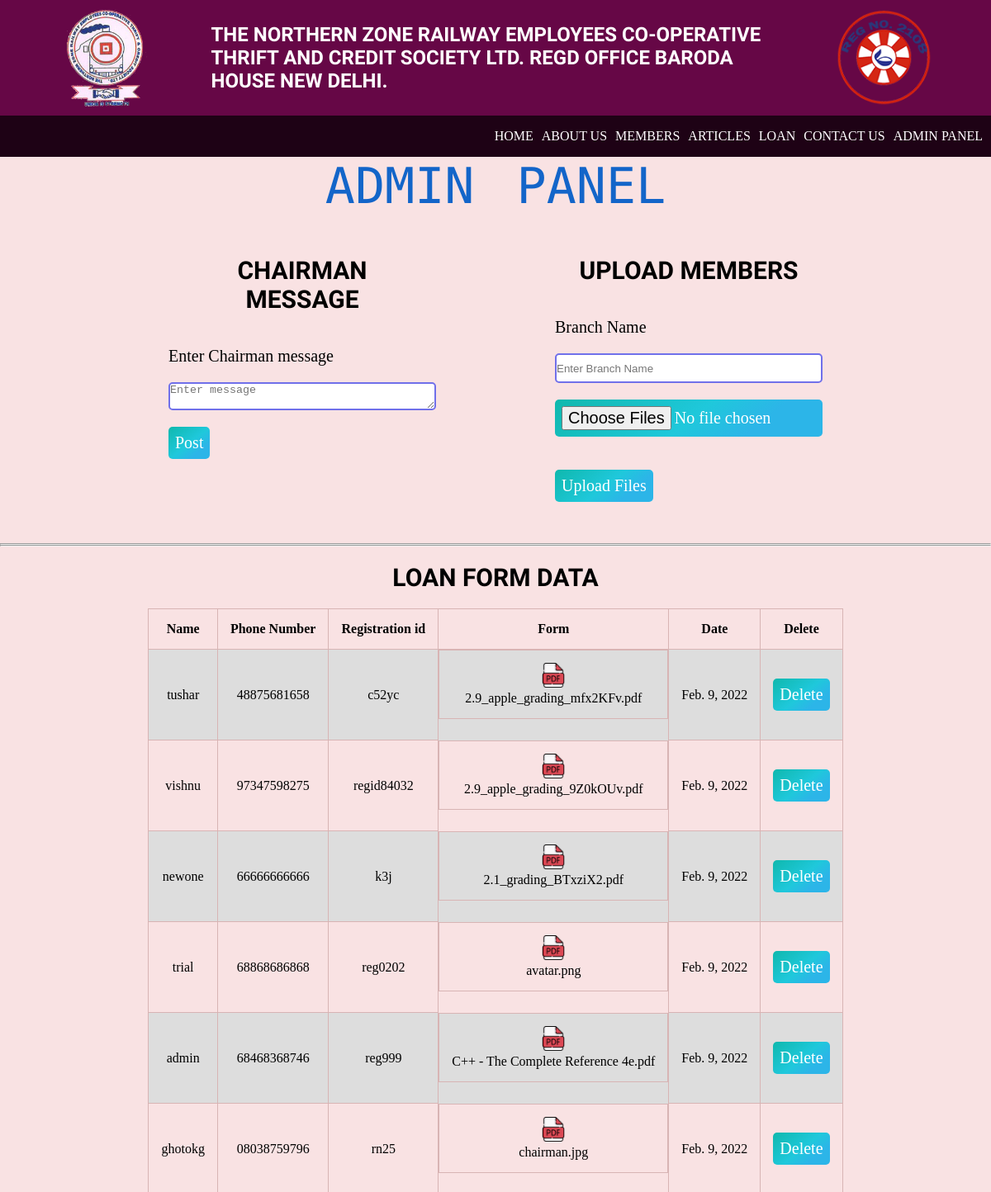
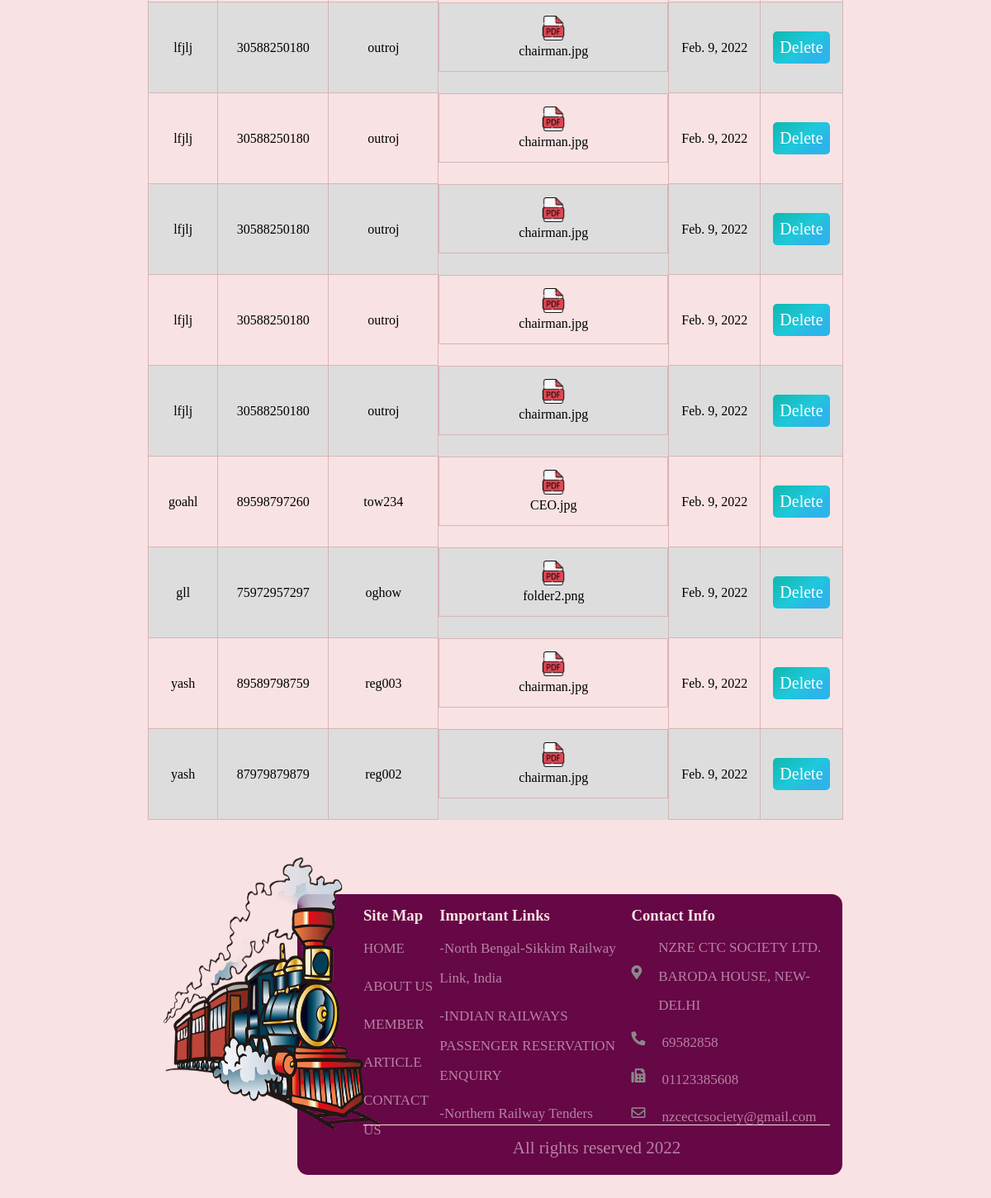
Page /adminpanel on the committed database (2 pictures, top to bottom).
### mysite/models.py (models this page shows, shortened)
class Loanform(models.Model):
    name = models.CharField(max_length=100, blank=False)
    phno = models.CharField(
        validators=[validators.MinLengthValidator(10)], max_length=11, blank=False)
    regno = models.CharField(max_length=25, blank=False)
    userform = models.FileField(upload_to="", blank=False)
    date = models.DateField(default=datetime.datetime.today)

### mysite/views.py (the view, shortened to what this page needs)
# urls.py: path('adminpanel', views.adminpanel, name='adminpanel'),
def adminpanel(request):
    userforms = Loanform.objects.all().order_by('-id')
    context = {"userforms": userforms}
    return render(request, 'admin.html', context)

### mysite/templates/admin.html (shortened to what this page needs)
{% extends 'base.html' %} {% block body %} {% load static %}
<h1>Admin Panel</h1>
<div class="chairman message">
  <div class="container">
    <div class="row post-upload">
      <div class="post-chairman">
        <h2>chairman message</h2>
        <form action="" method="">
          <div class="cminput">
            <label for="">Enter Chairman message</label>
            <textarea name="message" id="textcmmessage" cols="30" rows="2" placeholder="Enter message"></textarea>
          </div>
          <button onclick="cmMessage()">Post</button>
        </form>
      </div>
      <div class="upload-members">
        <h2>Upload members</h2>
        <form action="" method="POST" enctype="multipart/form-data">
          <div class="memberinput">
            <label for="bname">Branch Name</label>
            <input type="text" name="bname" id="" placeholder="Enter Branch Name" required />
            <input type="file" name="bfile" id="" multiple />
          </div>
          <button type="submit">Upload Files</button>
        </form>
      </div>
    </div>
  </div>
</div>
<hr>
<hr>
<div class="container">
  <h2>Loan Form Data</h2>
  <div class="userformdiv">
    <div class="userform-table">
      <table class="tableuser">
        <tr>
          <th>Name</th>
          <th>Phone Number</th>
          <th>Registration id</th>
          <th>Form</th>
          <th>Date</th>
          <th>Delete</th>
        </tr>
        {% for userform in userforms %}
        <tr>
          <td>{{userform.name}}</td>
          <td>{{userform.phno}}</td>
          <td>{{userform.regno}}</td>
          <td class="tablecol">
            <a href="/media/{{userform.userform}}" target="_blank"><img src="{% static 'assets/pdflogo2.png' %}"
                alt="" /></a>{{userform.userform}}
          </td>
          <td>{{userform.date}}</td>
          <td>
            <form action="{% url 'deleteform' userform.id %}" method="POST">
              <button type="submit">Delete</button>
            </form>
          </td>
        </tr>
        {% endfor %}
      </table>
    </div>
  </div>
</div>
{% endblock body %}

### mysite/templates/base.html (shortened to what this page needs)
{%load static%}
<!DOCTYPE html>
<html lang="en">
<head>
    <link rel="stylesheet" href="{% static 'style/style.css' %}">
    <link rel="stylesheet" href="https://pro.fontawesome.com/releases/v5.10.0/css/all.css"
 />
</head>
<body style=" background: rgb(249, 226, 227);">
    <div class=" navbannerbg">
        <div class="navbanneroverlayy">
            <div class="branding">
                <img src="{%static 'assets/logo1.png'%}" alt="">
                <div class="name">
                    <h2>The northern zone railway employees co-operative thrift and credit society ltd. regd office
                        baroda
                        house
                        new delhi. </h2>
                </div>
                <img src="{%static 'assets/reg2.png'%}" alt="">
            </div>
            <nav>
                <ul class="navigation">
                    <li><a href="/" onclick="toggleMenu();">HOME</a></li>
                    <li><a href="{%url 'about' %}" onclick="toggleMenu();">ABOUT US</a></li>
                    <li><a href="{%url 'members'%}" onclick="toggleMenu();">MEMBERS</a></li>
                    <li><a href=" {%url 'articles'%}" onclick="toggleMenu();">ARTICLES</a></li>
                    <li><a href=" {%url 'loan'%}" onclick="toggleMenu();">LOAN</a></li>
                    <li><a href=" {%url 'contact'%}" onclick="toggleMenu();">CONTACT US</a></li>
                    <li><a href=" {%url 'adminpanel'%}" onclick="toggleMenu();">ADMIN PANEL</a></li>
                </ul>
        </div>
    </div>
    {%block body%}{%endblock%}
    <footer class="footer">
        <div class="container">
            <div class="footerdiv">
                <img src="{%static 'assets/steam_engine2_3.png'%}" alt="">
                <div class="footercontainer">
                    <div class="footerrow">
                        <div class="footerinfo site-map">
                            <h3>
                                Site Map
                            </h3>
                            <p><a href="/">HOME</a></p>
                            <p><a href="{%url 'about' %}">ABOUT US</a></p>
                            <p><a href="{%url 'members' %}">MEMBER</a></p>
                            <p><a href="{%url 'articles' %}">ARTICLE</a></p>
                            <p><a href="{%url 'contact' %}">CONTACT US</a></p>
                        </div>
                        <div class="footerinfo">
                            <h3>
                                Important Links
                            </h3>
                            <p><a href="https://www.railway-technology.com/projects/northbengalsikkimrai/"
                                    target="_blank">-North
                                    Bengal-Sikkim Railway Link, India</a></p>
                            <p> <a href="http://www.indianrail.gov.in/enquiry/StaticPages/StaticEnquiry.jsp?StaticPage=index.html"
                                    target="_blank">-INDIAN
                                    RAILWAYS PASSENGER RESERVATION ENQUIRY</a></p>
                            <p> <a href="https://nr.indianrailways.gov.in/#forward" target="_blank">-Northern Railway
                                    Tenders</a></p>
                        </div>
                        <div class="footerinfo">
                            <h3>
                                Contact Info
                            </h3>
                            <div class="footercontact-info">
                                <div class="cinfo">
                                    <i class="fas fa-map-marker-alt"></i>
                                    <p>NZRE CTC SOCIETY LTD. BARODA HOUSE, NEW-DELHI</p>
                                </div>
                                <div class="cinfo">
                                    <i class="fas fa-phone-alt"></i>
                                    <p>69582858</p>
                                </div>
                                <div class="cinfo">
                                    <i class="fas fa-fax"></i>
                                    <p>01123385608</p>
                                </div>
                                <div class="cinfo">
                                    <i class="far fa-envelope"></i>
                                    <p>nzcectcsociety@gmail.com</p>
                                </div>
                            </div>
                        </div>
                    </div>
                    <p>All rights reserved 2022</p>
                </div>
            </div>
        </div>
    </footer>
</body>
</html>

### mysite/static/style/style.css (style rules this page uses)
* { padding: 0; margin: 0; box-sizing: border-box; scroll-behavior: smooth; }
.branding { display: flex; padding: 0 70px; flex-direction: row; justify-content: space-between; align-items: center; height: 140px; color: #fff; }
.branding img { height: 120px; position: relative; z-index: 1; }
.branding .name { width: 65%; position: relative; z-index: 1; }
h2 { text-transform: uppercase; font-family: "Oswald", sans-serif; }
nav { width: 100%; display: flex; flex-direction: row; justify-content: space-between; align-content: center; background: rgba(0, 0, 0, 0.7); height: 50px; z-index: 1; position: relative; }
nav ul { display: flex; align-items: center; }
.navigation li { list-style-type: none; display: inline-block; }
.navigation li a { text-decoration: none; margin-right: 10px; color: #fff; }
.navbannerbg { background: rgb(102, 7, 70); }
h3 { color: rgb(249, 226, 227); }
.footerdiv { display: flex; margin: 45px auto; justify-content: center; padding-right: 120px; }
.footerdiv img { position: relative; height: 330px; width: 300px; left: 120px; }
.footercontainer { background: rgb(102, 7, 70); border-radius: 13px; width: 900px; height: 340px; margin-top: 45px; padding-left: 65px; display: flex; justify-content: center; flex-direction: column; align-items: center; }
.footercontainer p { margin-top: 10px; }
.footerrow { position: relative; width: 95%; display: flex; justify-content: space-between; height: 265px; border-bottom: 1px solid rgb(249, 226, 227); }
footer p { color: rgb(182, 131, 164); line-height: 35px; }
.cinfo { display: flex; align-items: center; }
.cinfo p { padding-left: 20px; font-size: 17px; }
.cinfo i { color: #898989; font-size: 17px; }
.footerinfo p a { color: rgb(182, 131, 164); text-decoration: none; font-size: 17px; }
.site-map { width: 180px; }
.site-map p a { font-size: 17px; }
h1 { font-family: "Monoton", cursive; color: rgb(19, 101, 201); font-size: 60px; word-spacing: 15px; font-weight: 100; text-transform: uppercase; text-align: center; margin-bottom: 30px; }
.container { width: 90%; max-width: 120rem; height: 100%; margin: 0 auto; position: relative; }
.row { margin: 30px 0; display: flex; justify-content: center; }
p { line-height: 25px; color: #730025; font-size: 21px; }
button { user-select: none; -webkit-user-select: none; cursor: pointer; border: none; padding: 8px; font-size: 20px; background: linear-gradient(141deg, #0fb8ad 0%, #1fc8db 51%, #2cb5e8 75%); color: white; font-family: cursive; margin: 20px 0; border-radius: 5px; }
td, th { border: 1px solid #d8b4b4; text-align: center; padding: 15px; }
tr:nth-child(even) { background-color: #dddddd; }
.post-upload { display: flex; justify-content: space-evenly; }
.post-chairman, .upload-members { width: 30%; }
.container h2 { text-align: center; margin: 20px; font-size: 30px; text-transform: uppercase; font-family: "Oswald", sans-serif; }
.userformdiv { display: flex; position: relative; width: 100%; justify-content: center; }
label { font-size: 20px; margin: 20px 0; }
.tableuser { border-collapse: collapse; position: relative; width: 100%; }
td img { width: 30px; height: 30px; }
.tablecol { display: flex; flex-direction: column; }
.memberinput { display: flex; flex-direction: column; }
input[type="file"] { user-select: none; -webkit-user-select: none; cursor: pointer; border: none; padding: 8px; font-size: 20px; background: linear-gradient(141deg, #0fb8ad 0%, #1fc8db 51%, #2cb5e8 75%); color: white; font-family: cursive; margin: 20px 0; border-radius: 5px; }
input[type="text"] { height: 36px; border: 2px solid #7070ea; border-radius: 5px; }
.cminput { display: flex; flex-direction: column; }
.cminput textarea { border: 2px solid #7070ea; border-radius: 5px; }

### rows in the picture
Loanform: name "tushar", phno "48875681658", regno "c52yc", userform "2.9_apple_grading_mfx2KFv.pdf", date "Feb. 9, 2022"
Loanform: name "vishnu", phno "97347598275", regno "regid84032", userform "2.9_apple_grading_9Z0kOUv.pdf", date "Feb. 9, 2022"
Loanform: name "newone", phno "66666666666", regno "k3j", userform "2.1_grading_BTxziX2.pdf", date "Feb. 9, 2022"
Loanform: name "trial", phno "68868686868", regno "reg0202", userform "avatar.png", date "Feb. 9, 2022"
Loanform: name "admin", phno "68468368746", regno "reg999", userform "C++ - The Complete Reference 4e.pdf", date "Feb. 9, 2022"
Loanform: name "ghotokg", phno "08038759796", regno "rn25", userform "chairman.jpg", date "Feb. 9, 2022"
Loanform: name "lfjlj", phno "30588250180", regno "outroj", userform "chairman.jpg", date "Feb. 9, 2022"
Loanform: name "lfjlj", phno "30588250180", regno "outroj", userform "chairman.jpg", date "Feb. 9, 2022"
Loanform: name "lfjlj", phno "30588250180", regno "outroj", userform "chairman.jpg", date "Feb. 9, 2022"
Loanform: name "lfjlj", phno "30588250180", regno "outroj", userform "chairman.jpg", date "Feb. 9, 2022"
Loanform: name "lfjlj", phno "30588250180", regno "outroj", userform "chairman.jpg", date "Feb. 9, 2022"
Loanform: name "goahl", phno "89598797260", regno "tow234", userform "CEO.jpg", date "Feb. 9, 2022"
Loanform: name "gll", phno "75972957297", regno "oghow", userform "folder2.png", date "Feb. 9, 2022"
Loanform: name "yash", phno "89589798759", regno "reg003", userform "chairman.jpg", date "Feb. 9, 2022"
Loanform: name "yash", phno "87979879879", regno "reg002", userform "chairman.jpg", date "Feb. 9, 2022"
